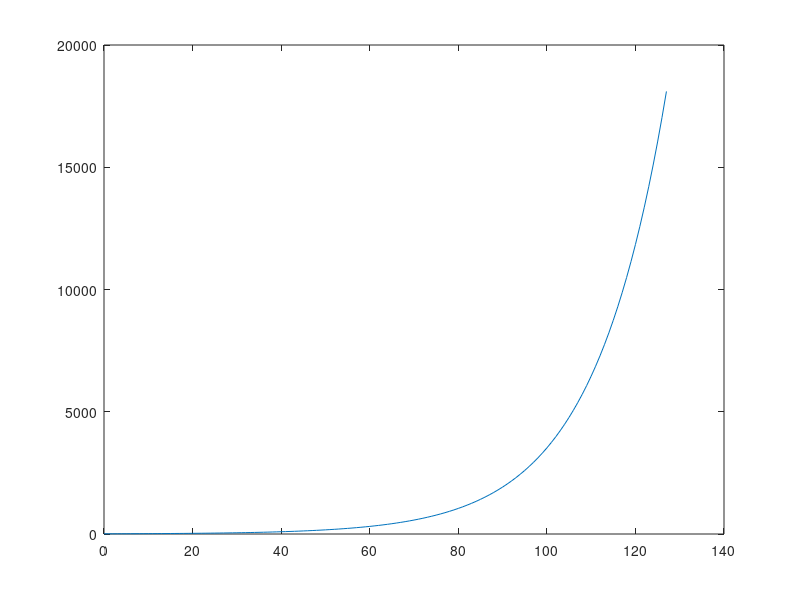

Recreate this plot in MATLAB.


%%THIS FILE GENERATES THE LUT FOR THE FILTER CONVERSION BETWEEN MIDI CC AND
%%THE INTERNAL FREQUENCY THE FILTER UNDERSTANDS
fs = 48000; %sampling frequency

midi_note = linspace(0,127,128);
fc = 440.0*2.0.^((midi_note*1.05 - 69.0)/12.0); %real frequency - the *1.05 expands the filter to beyond 12k
filter_internal_freq = 2.0*sin(pi*min(0.25, fc/(fs*2)));

figure(1)
plot(midi_note,fc)

damp_freq  = min(2.0, 2.0./filter_internal_freq - filter_internal_freq.*0.5);
save('MIDI_CC_to_internal_freq.mat', 'filter_internal_freq','damp_freq');